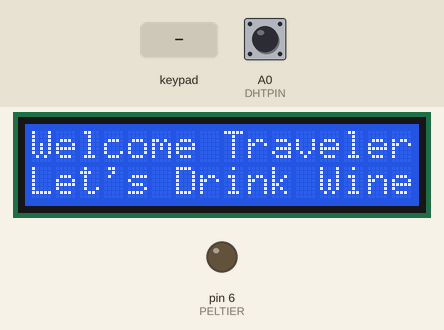
The sketch below on a simulated Arduino Uno, built with avr-gcc and run on an emulated ATmega328P. Parts: 16×2 character LCD, output pins drawn as LEDs (lit = HIGH). The inputs (shaded band) are chosen by the test bench; at power-on: A0 (DHTPIN) HIGH. What the sketch prints to the serial monitor is not drawn.

Above: at 1.2 s.
1.3 s: key '1' pressed
14.1 s: keypad keys 7 5 4 3 pressed 0.4 s apart
At 19.5 s:
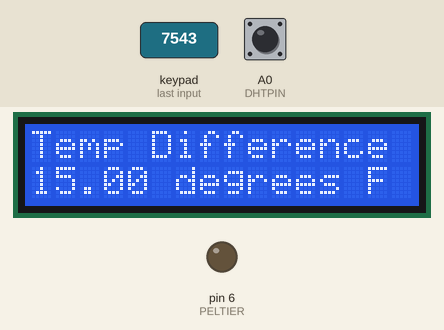
19.8 s: key '*' pressed
At 34.8 s:
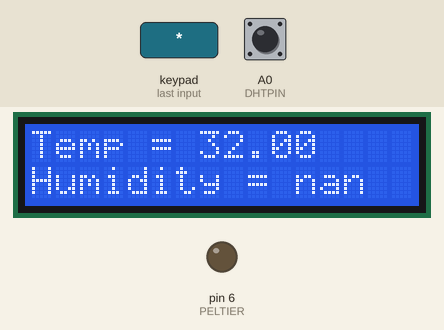
38.1 s: key '#' pressed
At 49.1 s:
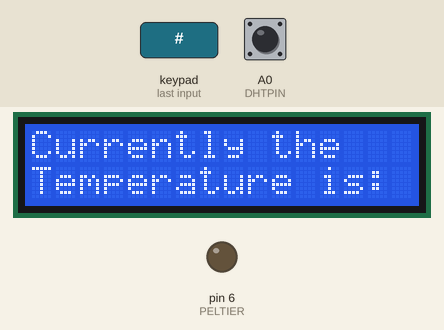
58.8 s: key '*' pressed
At 60.0 s:
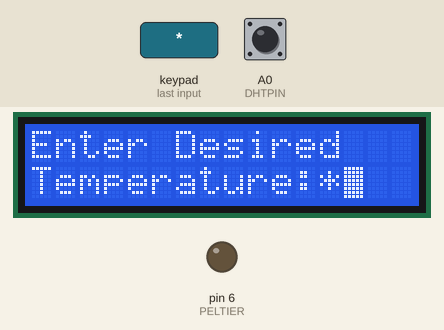
60.3 s: key '#' pressed
At 66.0 s:
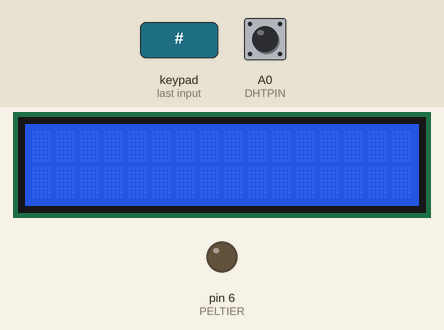
Timing chart, 0 to 66.3 s (numbered marks = the images above; inputs shaded):
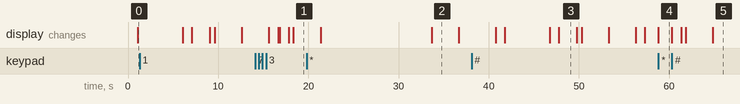

The sketch:

_120427_KeypadTempInput_rev7.ino
```cpp
//  Program to accept temperature inputs from keypad
//  4.27.2012
//  ImagineN4tion
// "[...] guided by Whim, imagination and curiousity."


//$$ Include Libraries
#include <LiquidCrystal.h>  //Include the LCD library
#include <Keypad.h>         //Include the Kepyad library
#include <DHT.h>            //Include the DHT temp and humidity sensor library

//$$ Configure DHT temp and humidity sensor
#define DHTTYPE DHT11   // we are using a DHT11 as opposed to DHT22 or DHT 21
#define DHTPIN A0
DHT dht(DHTPIN, DHTTYPE);

//$$ Configure the Keypad you are using, set how many rows and columns, define pins it's on, create keypad map
const byte ROWS = 4; //four rows
const byte COLS = 3; //three columns
char keys[ROWS][COLS] = {
  {'1','2','3'},
  {'4','5','6'},
  {'7','8','9'},
  {'*','0','#'}
};

byte rowPins[ROWS] = {7, 5, 4, 3}; //connect to the row pinouts of the keypad
byte colPins[COLS] = {2, A4, A5}; //connect to the column pinouts of the keypad

Keypad keypad = Keypad( makeKeymap(keys), rowPins, colPins, ROWS, COLS );


//$$ Configure the LCD by defining the pins it is connected to
LiquidCrystal lcd(8, 9, 10, 11, 12, 13);

const int PELTIER = 6;


//$$ Setup Program Components - serial port communication, the LCD, the Keypad event listener
void setup(){

  pinMode(PELTIER,OUTPUT);    //Set pin PELTIER to an output pin
  Serial.begin(9600);        //Start the serial port
  dht.begin();          //Start DHT sensor
  lcd.begin(16,2);      //Start the LCD
  lcd.clear();        //Clear the LCD
  lcd.home();          //Send the LCD to (upper left)
  //keypad.addEventListener(keypadEvent); //add an event listener for the keypad

  //      int t = dht.readTemperature()*9/5+32;    //Read the current temp from DHT11 sensor
}


//$$ Main program loop that is executed and reacts to some keypad event (aka: a key is pressed)
void loop(){
char key = keypad.getKey();
  if (key) {
  //Serial.println(key);
  }


//  Greeting to Wine-O
     lcd.clear();                      // Clear home
     lcd.home();                       // Return cursor to home position (upper left corner)
     lcd.print("Welcome Traveler");    //Print some text
     delay(1000);                      // Delay for some period
     lcd.setCursor(0,1);               //Set cursor to the second Row first Column
     lcd.print("Let's Drink Wine");       // Print some text
     delay(5000);                      //Delay for some time
     lcd.clear();                      // Clear home
     lcd.home();                       // Return cursor to home position (upper left corner)

     lcd.print("Currently the");       // Print some text
     delay(1000);                      //Delay for some time
     lcd.setCursor(0,1);               //Set cursor to the second Row first Column
     lcd.print("Temperature is:");       // Print some text
     delay(2000);                      //Delay for some time
     lcd.clear();                      // Clear home
     lcd.home();                       // Return cursor to home position (upper left corner)


//  Code that runs reading the temperature and humidity w/ error control
    // Reading temperature or humidity takes about 250 milliseconds!
    // Sensor readings may also be up to 2 seconds 'old' (its a very slow sensor)
    float h = dht.readHumidity();
    float t = dht.readTemperature()*9/5+32;

    // check if returns are valid, if they are NaN (not a number) then something went wrong!
    if (isnan(t) || isnan(h)) {
      if(isnan(t)){
      lcd.println("Failed to read");
      }
    }


//  Code to output temperature and humidity readings to LCD

    lcd.clear();
    lcd.home();
    lcd.print("Temperature =");
    lcd.setCursor(0,1);
  //  lcd.print(dht.readTemperature()*9/5+32,2);    //Print temperature
    lcd.print(t,2);
    lcd.setCursor(5,1);
    lcd.print(" degrees F");
    delay(3000);
    lcd.clear();
    lcd.home();
    lcd.print("Humidity =");
    lcd.setCursor(0,1);
  //  lcd.print(dht.readHumidity(),2);    //Print humidity
    lcd.print(h,2);
    lcd.setCursor(5,1);
    lcd.print("%");
    delay(3000);
    lcd.clear();
    lcd.home();


  // Query Wine-O for a desired temperature.
     lcd.print("Enter Desired");       // Print some text
     delay(1000);                      //Delay for some time
     lcd.setCursor(0,1);               //Set cursor to the second Row first Column
     lcd.print("Temperature:");       // Print some text
     lcd.setCursor(12,1);                //Set cursor to the 13th column second row
     lcd.blink();                      //Blink Cursor
     char n1 = keypad.waitForKey();        //capture 10's place digit
     lcd.print(n1);                        //Print 10's digit
     lcd.setCursor(13,1);                //Set cursor to the 14th column second row
     char n2 = keypad.waitForKey();       //capture 1's place digit
     lcd.print(n2);                        //Print 1's digit
     lcd.noBlink();                  //Turn off blinking display
     delay(1000);                    //Delay for some time

     int in1 = n1 - 48;                  //convert from ASCII #'s to actual decimal math form
     int in2 = n2 - 48;                  //convert from ASCII #'s to actual decimal math form
     int dt = in1 * 10 + in2;          //Create single number from digits input


     lcd.clear();                          // Clear LCD
     lcd.home();                            //Send LCD home
     lcd.print("Temp Difference =");        // LCD Print something
     lcd.setCursor(0,1);                    //Set cursor to the first column second row
     int td = dht.readTemperature()*9/5+32-dt;    //Define td as temp difference
     lcd.print(dht.readTemperature()*9/5+32-dt,2);    //Print temperature difference
     lcd.setCursor(6,1);                      // Set LCD cursor to second row column 6
     lcd.print("degrees F");                  // Print something on the LCD
     delay(3000);           //Delay some time
     lcd.clear();
     lcd.home();

//  float t = dht.readTemperature()*9/5+32;

  //Serial.println(t,DEC);
  //Serial.println(dt,DEC);
  //Serial.println(td,DEC);

  Serial.println("key b4 while");
  Serial.println(key);
  delay(1000);

  char key2 = '7';
  Serial.println("b4 loop key2 = ");
  Serial.println(key2);

    Serial.println("b4 loop key = ");
  Serial.println(key);


  // Fix this while statement to something meaningful
  while (key2 != '#'){
  key2 = keypad.getKey();
    Serial.println("in loop key2 = ");
  Serial.println(key2);

      Serial.println("key loop key = ");
  Serial.println(key);
//  lcd.print("in while loop");
//    delay(1000);


  if (td > 1){
    digitalWrite(PELTIER,HIGH);
  } else {
    digitalWrite(PELTIER,LOW);
  }


  if (key2 == '*') {
//  int test = key2 - 48;
//
//  if(test == 1){
//    Serial.println("test equaled 1");
    lcd.print("Temp =");
    lcd.setCursor(7,0);
    lcd.print(t);
    lcd.setCursor(0,1);
    lcd.print("Humidity =");
    lcd.setCursor(11,1);
    lcd.print(h);
    delay(3000);
    lcd.clear();
    lcd.home();
  }

//  else {
//
//  break;
//  //}
//
//  //delay(2000);
//  }  //End of If (key) loop

  Serial.println("key2 at end of while");
  Serial.println(key2);
  Serial.println("key at end of while");
  Serial.println(key);
  delay(1000);


}  //End of while loop
}  //End of void loop loop


//// When there is a keypad event get the current state: PRESSED, RELEASED OR HOLD, and process code accordingly
//void keypadEvent(KeypadEvent key){
////  delay(5000);
//  key = keypad.getKey();
////  Serial.println(key);
//}
```

Measured:
- after the input at 19.8 s, the display: first differs from a run without the input after 13.9 s (image 2)
- after the input at 38.1 s, the display: first changes after 2.7 s (image 3 shows a later state)
- after the input at 58.8 s, the display: changes at once (image 4)
- after the input at 60.3 s, the display: first changes at once (image 5 shows a later state)
- what the display in image 2 shows lasts 3.0 s, from 33.7 s to 36.7 s
- what the display in image 3 shows lasts 2.0 s, from 47.8 s to 49.8 s
